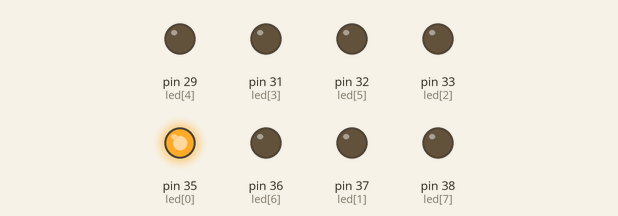
This program was run on a simulated Raspberry Pi (header pin numbers). On the bench: output pins drawn as LEDs (lit = HIGH).

Above: at 0.03 s.
At 0.33 s:
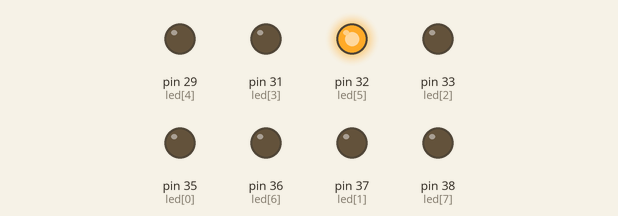
At 0.75 s:
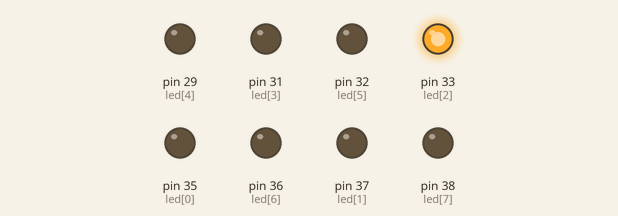
At 1.47 s:
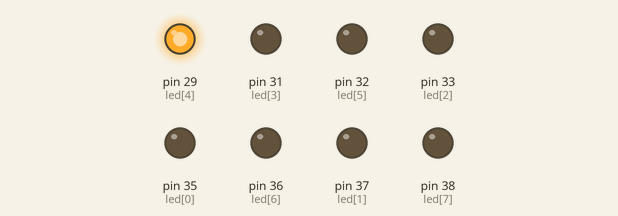
At 2.13 s:
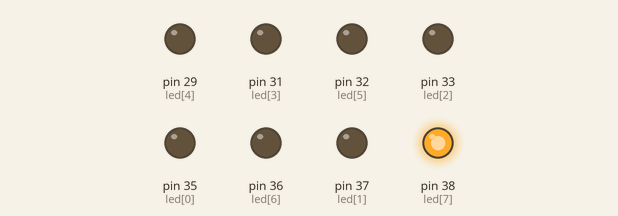
At 2.91 s:
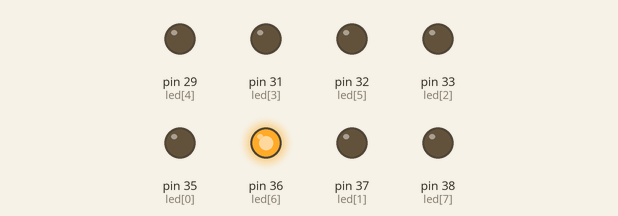
Timing chart, 0 to 3.2 s (numbered marks = the images above):
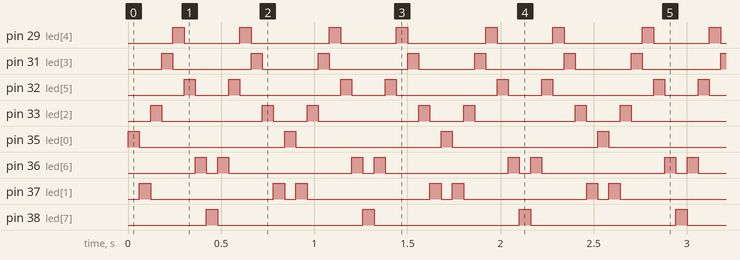

Measured:
- by itself, pin 29 (led[4]): repeats every 0.84 s: LOW 0.30 s, HIGH 0.06 s, LOW 0.42 s, HIGH 0.06 s
- by itself, pin 31 (led[3]): repeats every 0.84 s: LOW 0.42 s, HIGH 0.06 s, LOW 0.30 s, HIGH 0.06 s
- by itself, pin 32 (led[5]): repeats every 0.84 s: LOW 0.18 s, HIGH 0.06 s, LOW 0.54 s, HIGH 0.06 s
- by itself, pin 33 (led[2]): repeats every 0.84 s: LOW 0.54 s, HIGH 0.06 s, LOW 0.18 s, HIGH 0.06 s
- by itself, pin 35 (led[0]), pin 38 (led[7]): alternates HIGH for 0.06 s and LOW for 0.78 s
- by itself, pin 36 (led[6]): repeats every 0.84 s: LOW 0.06 s, HIGH 0.06 s, LOW 0.66 s, HIGH 0.06 s
- by itself, pin 37 (led[1]): repeats every 0.84 s: LOW 0.66 s, HIGH 0.06 s, LOW 0.06 s, HIGH 0.06 s

The program:

karasimsek.py
```python
import RPi.GPIO as GPIO
import time
GPIO.setmode(GPIO.BOARD)

led = [35, 37, 33, 31, 29, 32, 36, 38]
for i in range(8):
        GPIO.setup(led[i], GPIO.OUT)
        GPIO.output(led[i],GPIO.LOW)
try:
        while True:
                for i in range(8):
                        GPIO.output(led[i],GPIO.HIGH)
                        time.sleep(0.06)
                        GPIO.output(led[i],GPIO.LOW)
                for i in range(6):
                        GPIO.output(led[6-i],GPIO.HIGH)
                        time.sleep(0.06)
                        GPIO.output(led[6-i],GPIO.LOW)
except KeyboardInterrupt:
        GPIO.cleanup()
```
